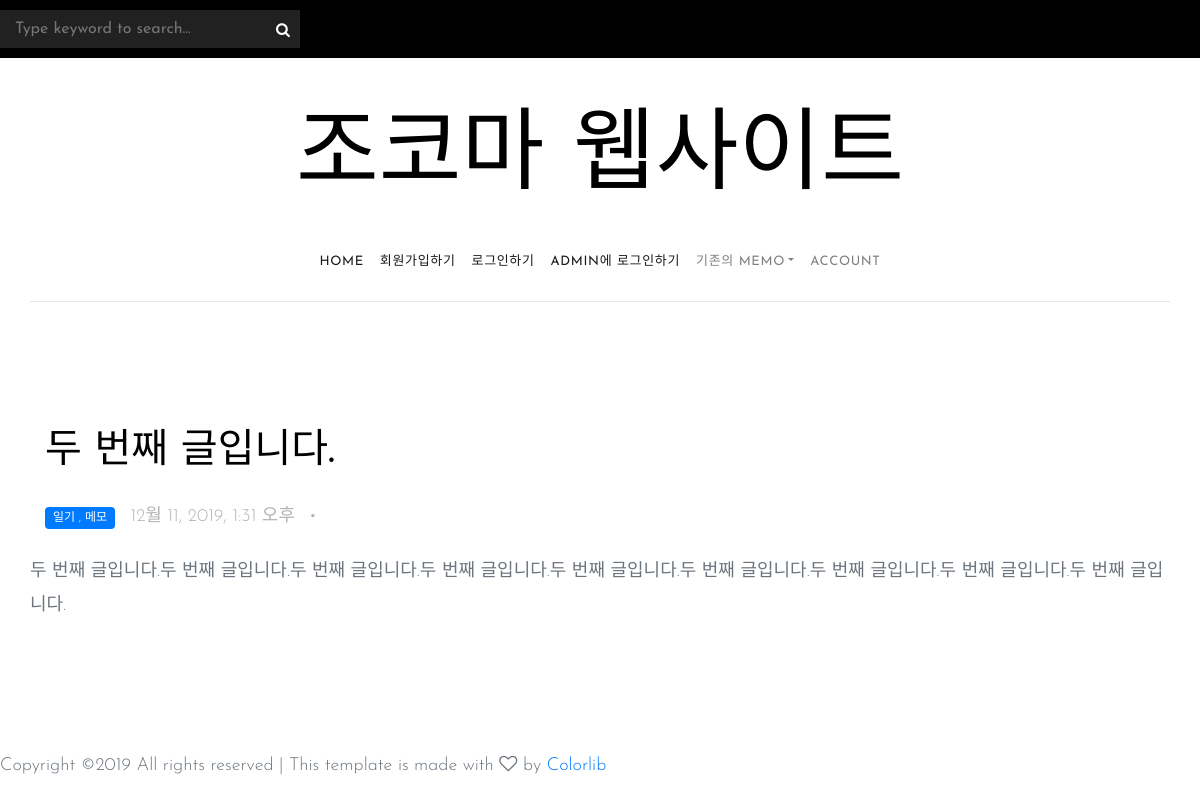
The app's page /simp_web/post/2 with its own data.
### simp_web/models.py (models this page shows, shortened)
class Post(models.Model):
    title = models.CharField(max_length=200)
    title_image = models.ImageField(blank=True)
    content = models.TextField()
    createDate = models.DateTimeField(auto_now_add=True)
    updateDate = models.DateTimeField(auto_now=True)
    category = models.ManyToManyField(Category, help_text='글의 분류를 설정하세요.')

class Category(models.Model):
    name = models.CharField(max_length=50, help_text='글의 분류를 입력하세요.(ex: 간단한 메모)')
    def __str__(self):
        return self.name

### simp_web/views.py (the view)
# urls.py: path("post/<int:pk>", views.PostDetailView.as_view(), name="post"),
class PostDetailView(DetailView):
    model = Post

### simp_web/templates/simp_web/post_detail.html (shortened to what this page needs)
{% extends 'base_generic.html' %}
{% block content %}
    <section class="site-section py-lg">
      <div class="container">
        <div class="row blog-entries">
          <div class="col-md-12 col-lg-8 main-content">
            <h1 class="mb-4">{{ post.title }}</h1>
            <div class="post-meta">
                <span class="category">
                  {% for c in post.category.all %}
                    {{ c }}
                    {% if not forloop.last %}
                      ,
                    {% endif %}
                  {% endfor %}
                </span>
                <span class="mr-2">{{ post.createDate}}</span> &bullet;
            </div>
              </div>
              {{ post.content }}
            </div>
          </div>
    </section>
{% endblock %}

### static/css/style.css (style rules this page uses)
body { background: #fff; font-family: "Josefin Sans", arial, sans-serif; font-weight: 300; font-size: 18px; line-height: 1.9; color: #6c757d; }
h1, h2, h3, h4, h5 { color: #000; font-family: "Josefin Sans", arial, sans-serif; }
.category { display: inline-block; background: #007bff; padding: 2px 8px; line-height: 1.5; font-size: 12px; border-radius: 4px; text-transform: uppercase; color: #fff !important; margin-right: 10px; }
.site-section { padding: 7em 0; }
.blog-entries .post-meta { margin-bottom: 20px; color: #b3b3b3; }

### records on screen
Post: title "두 번째 글입니다.", createDate "12월 11, 2019, 1:31 오후", content "두 번째 글입니다.두 번째 글입니다.두 번째 글입니다.두 번째 글입니다.두 번째 글입니다.두 번째 글입니다.두 번째 글입니다.두 번째 글입니다.두 번째 글입니다."
Category: name "일기"
Category: name "메모"
